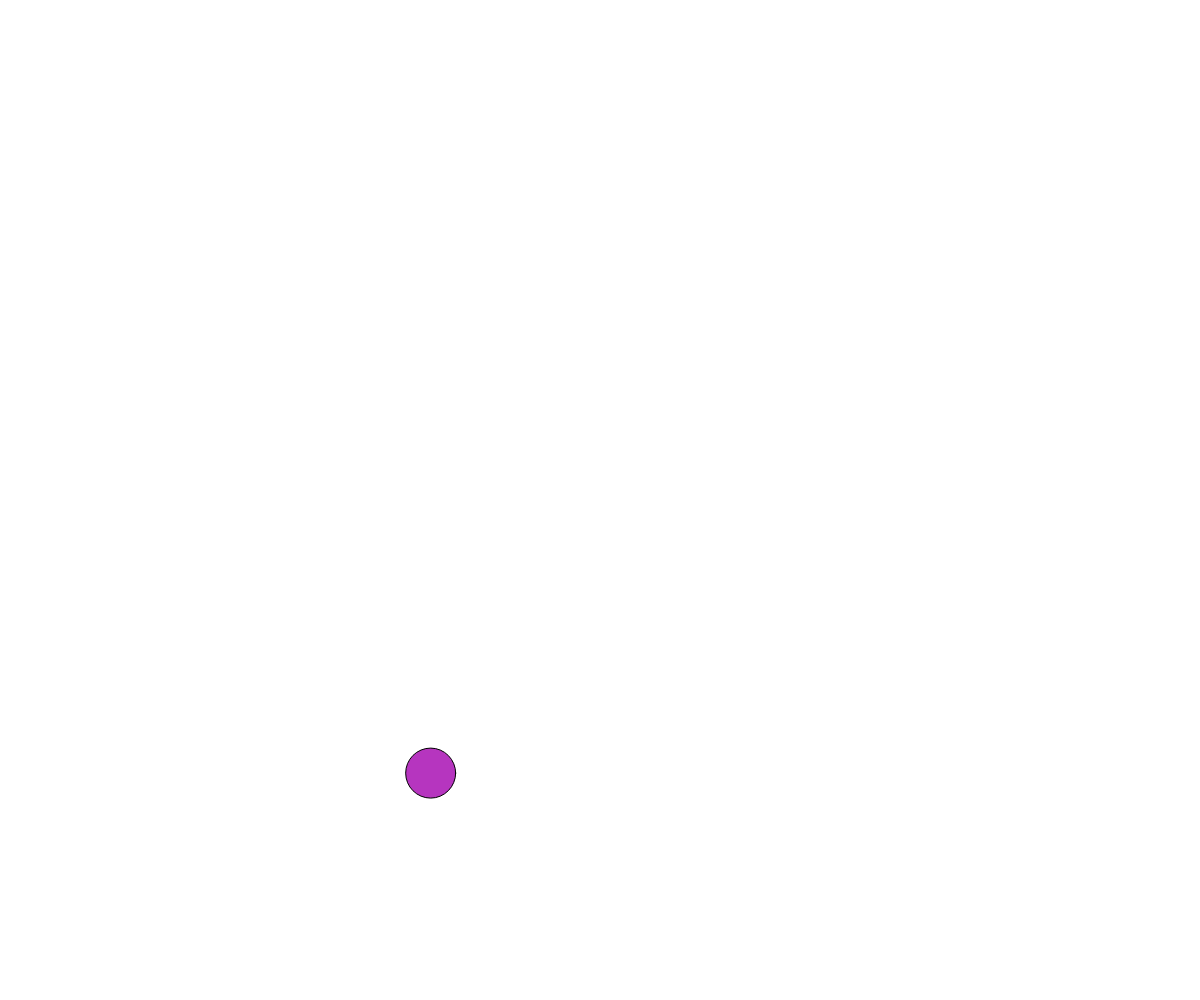
Frame 1 (no input)
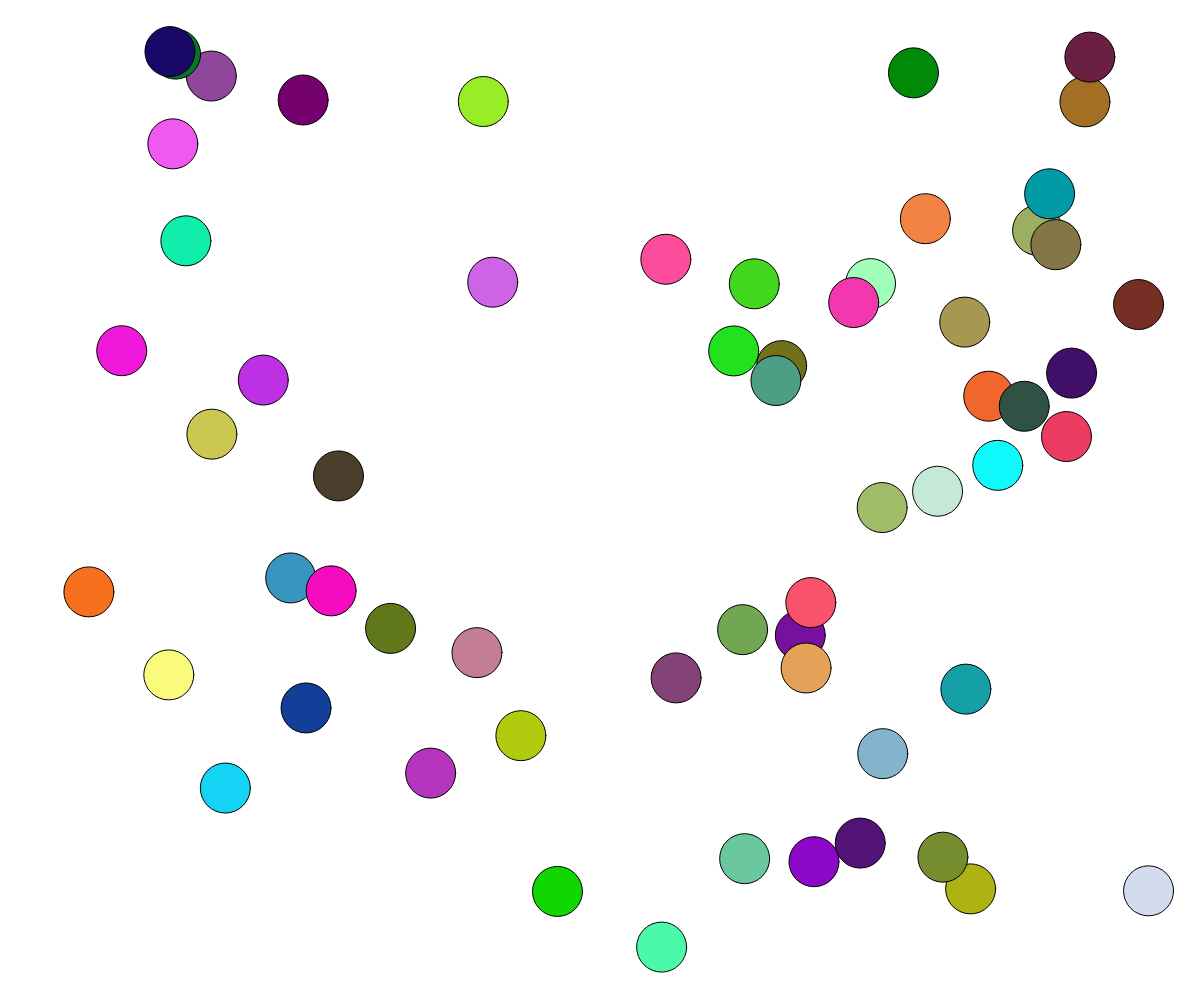
Frame 60 (no input)
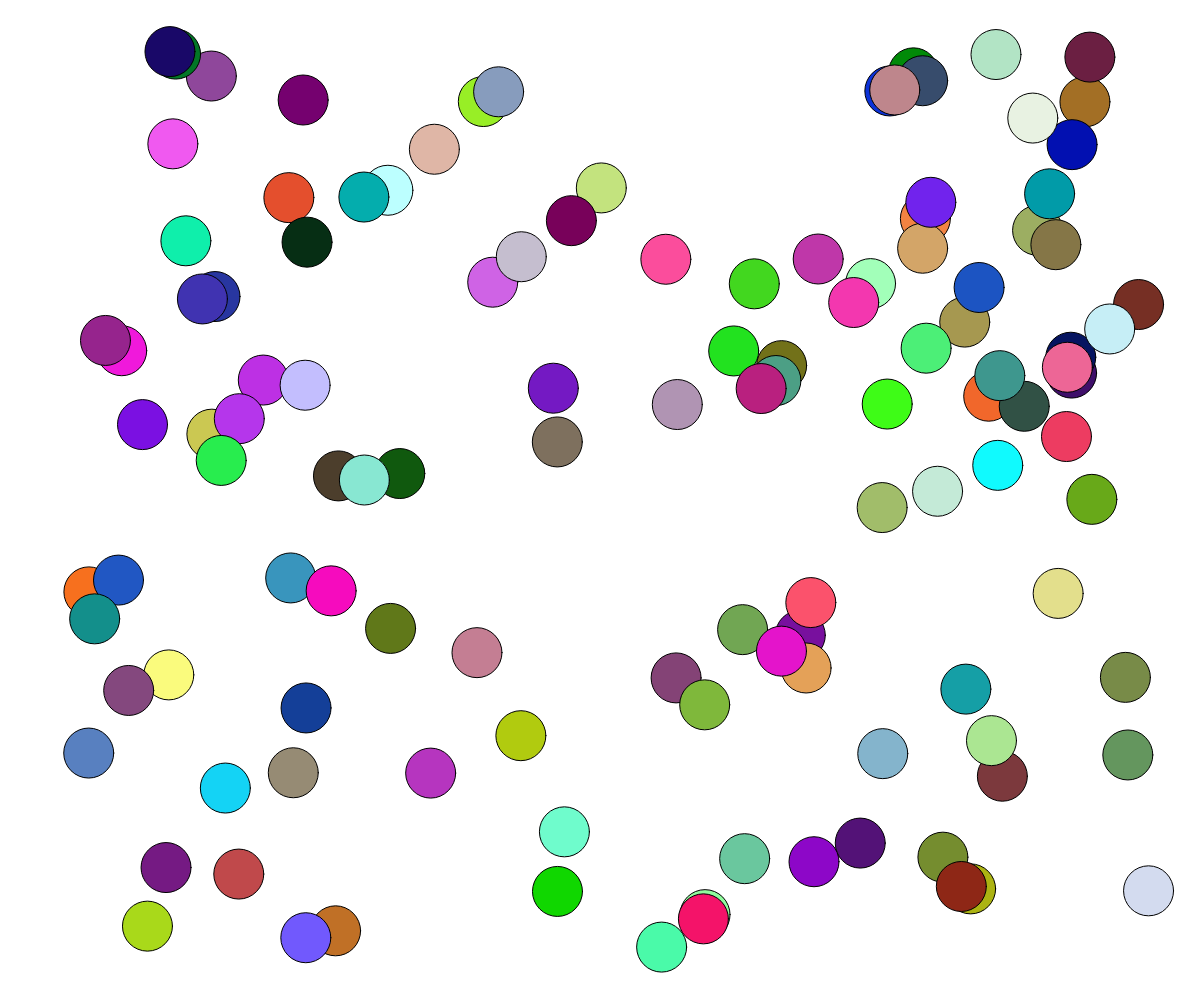
Frame 120 (the mouse pressed at the canvas centre since frame 60)

The p5.js sketch that drew these frames (run headless with seeded random() and noise() and a simulated clock; from frame 60 on, the mouse is pressed at the canvas centre):

// p5.js sketch
// ── sketch.js
function setup() {
    // create a canvas with the current size of the browser window
    let cnv = createCanvas(windowWidth, windowHeight);
    
    // apply an inline style to the canvas
    // note that we have to do this as an inline style
    // because p5 sets an inline style on the canvas
    // element by default.  setting an embedded
    // style at the top of the page won't be specific
    // enough, so in order to override p5's style
    // the new rule must be inline as well
    //
    // also note that cnv.elt references the actual DOM element of the canvas
    // just like performing a call to document.querySelector('canvas')
    // to isolate the canvas
    cnv.elt.style.width = '100%';
    cnv.elt.style.height = '100%';
}

function draw() {
    fill(random(255), random(255), random(255));
    ellipse(random(50,width-50), random(50, height-50), 50, 50);
}
